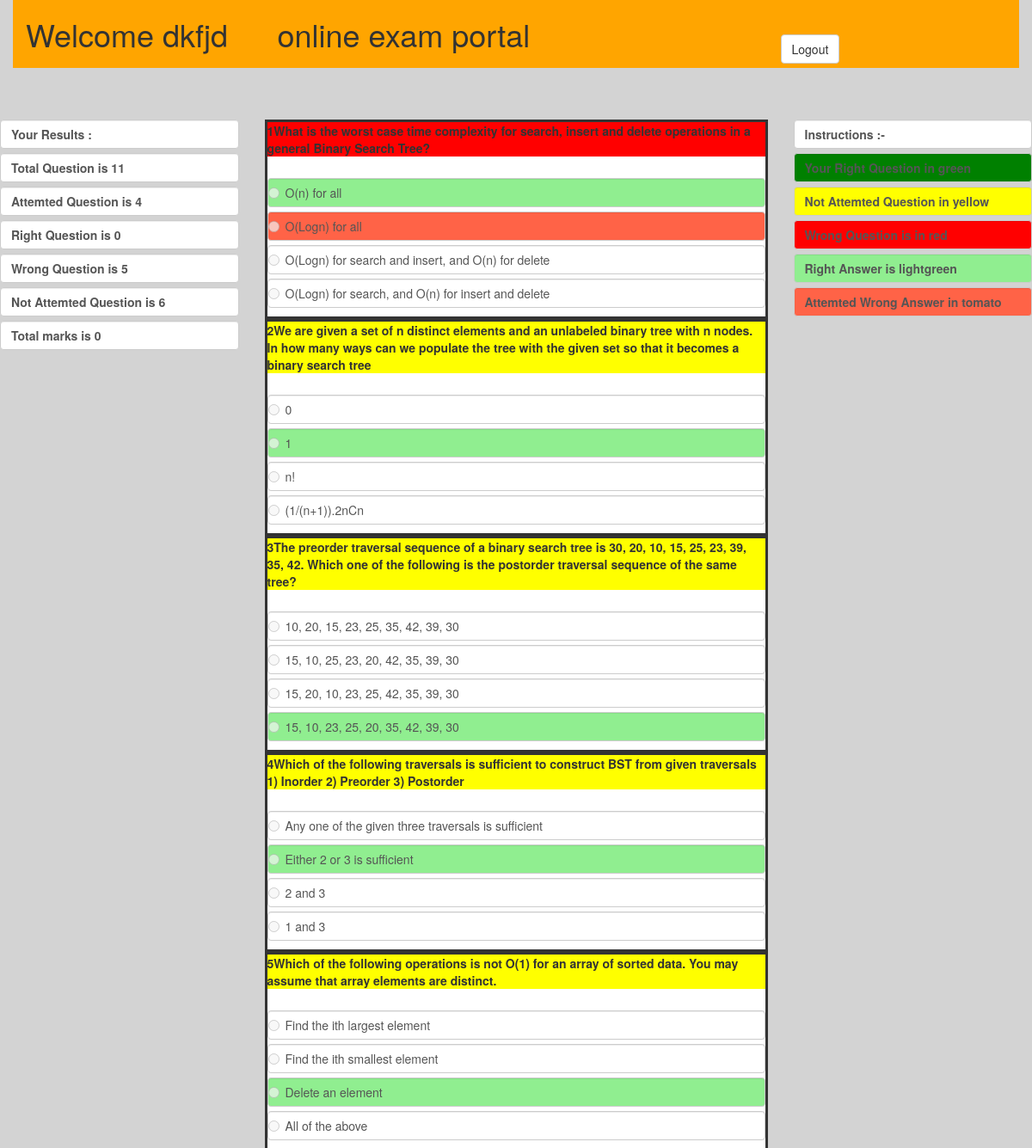
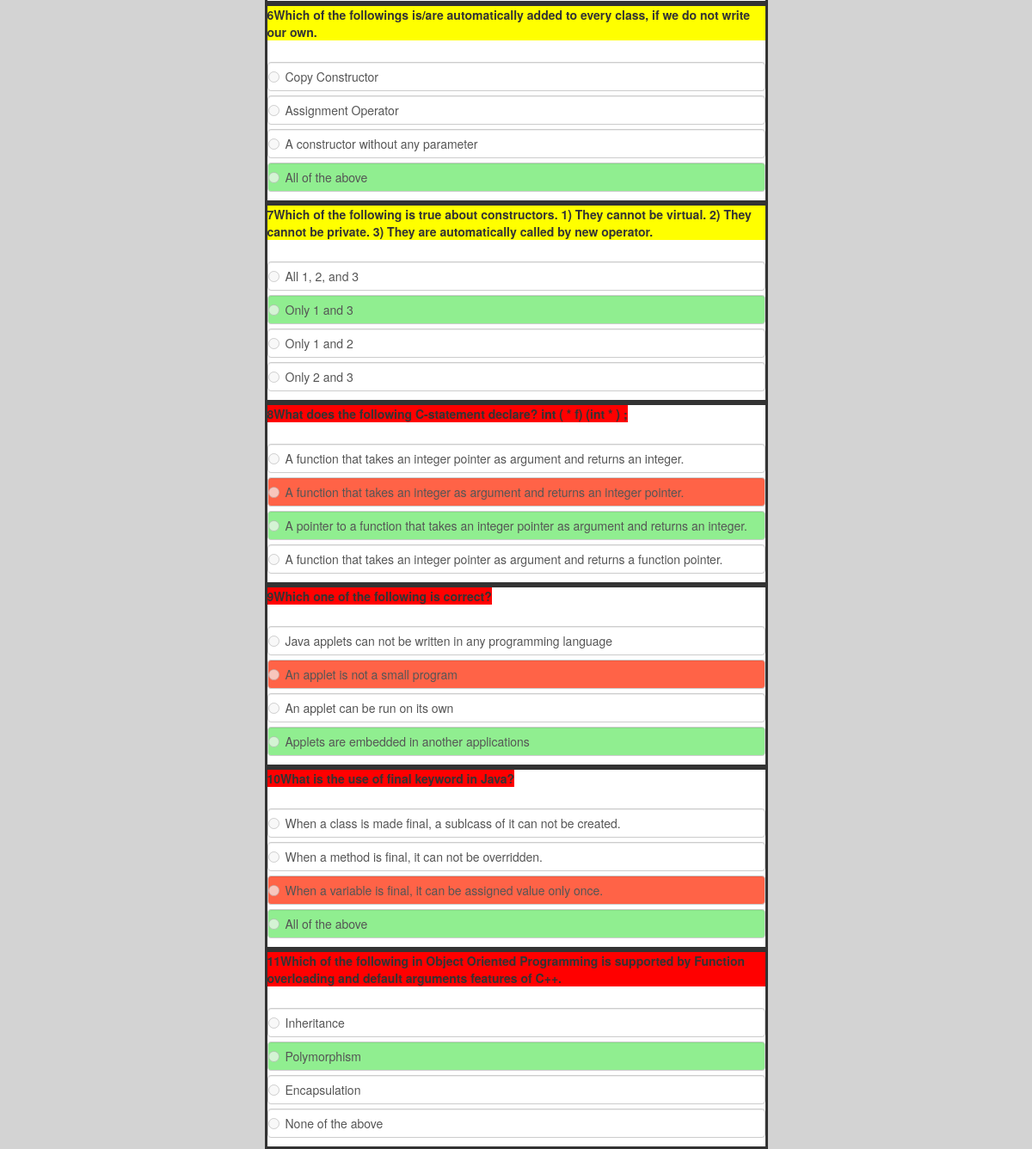
/result.php (signed in), run on the app's committed database (2 pictures, top to bottom).
### tables this page shows
CREATE TABLE `quiz` (
  `id` int(20) NOT NULL,
  `qus` varchar(200) DEFAULT NULL,
  `op1` varchar(100) DEFAULT NULL,
  `op2` varchar(100) DEFAULT NULL,
  `op3` varchar(100) DEFAULT NULL,
  `op4` varchar(100) DEFAULT NULL,
  `markoption` varchar(5) DEFAULT NULL,
  `rightoption` varchar(5) DEFAULT NULL
);

### result.php (the view, shortened to what this page needs)
<?php
	$con=mysqli_connect('localhost','root',"","onlineexam") or die("database error");
	 $em= $_SESSION["email"];
    $em1=substr_replace($em ,"",-10);
	 $attemtques=0;
	 $rightques=0;
     $wrongques=0;
     $notattempt=0;
   $q="select $em1 from result";
	$status=mysqli_query($con,$q) or die(header("Location:login.php"));
	$num=mysqli_num_rows($status);
	for($i=1;$i<=$num;$i++)
    {
    $row=mysqli_fetch_array($status);
    if($row[$em1]!=0)
	{
		$answer[$i]= $row[$em1];
	    $attemtques++;
	}
	 else
      $answer[$i]=0;
   }
  $qu="select *from quiz";
  $result=mysqli_query($con,$qu);
    $q="select $em1 from result";
	$status=mysqli_query($con,$q) or die("error");
  for($i=1;$i<=$num;$i++)
  {
    $row=mysqli_fetch_array($result);
	$row1=mysqli_fetch_array($status);
    if($row['rightoption']==$row1[$em1])
    {
      $rightques++;
	  $forcheack[$i]=2;
	}
	 else if($row1[$em1]=='0'){
		 $forcheack[$i]=0;
		 $notattempt++;
      }
      else{
		  $forcheack[$i]=1;
           $wrongques++;
    }
  }
 ?>
 <!DOCTYPE html>
 <html>
    <head>
        <link rel="stylesheet" href="https://maxcdn.bootstrapcdn.com/bootstrap/3.4.0/css/bootstrap.min.css">
 <link rel="stylesheet" href="bootstrap.min.css">
   <?php
	 $con=mysqli_connect('localhost','root',"","onlineexam") or die("database error");
   		$q ="select *from quiz ";
		 $result=mysqli_query($con,$q);
          $num=mysqli_num_rows($result);
    ?>
	</head>
   <body style="background:LightGray;">
       <div class="container" style="background-color:orange;  " >
   <div class="row" >
           <div class="col-sm-3">
					<div >
					<h1 >Welcome <?php  echo $_SESSION["names1"]; ?></h1>
					</div>
           </div>
		   <div class="col-sm-6">
					<div >
					<h1 >online exam portal</h1>
					</div>
           </div>
	       <div class="col-sm-3">
					<br>
					<br>
					<div >
					<label><button class="btn btn-default"	onclick="window.location.href='logout.php'" value="Logout" style="">Logout</button></label>
					</div>
           </div>
	</div>
</div>
	   <br>
	   <br>
	   <br>
	   <div class="row" >
	   <div class="col-sm-3">
             <div>
               <label class="form-control"> Your Results : </label>
             </div>
			 <div>
               <label class="form-control">Total  Question is <?php echo $num ?> </label>
             </div>
			<div>
               <label class="form-control">Attemted Question is <?php echo $attemtques ?> </label>
             </div>
                        <div>
               <label class="form-control">Right Question is <?php echo $rightques ?> </label>
             </div>
            <div>
               <label class="form-control">Wrong Question is <?php echo $wrongques ?> </label>
             </div>
			 <div>
               <label class="form-control">Not Attemted Question is <?php echo $notattempt ?> </label>
             </div>
			<div>
               <label class="form-control">Total marks is <?php echo 4* $rightques ?> </label>
             </div>
		</div>
			 <div class="col-sm-6">
	   <?php
			    for($i=1;$i<=$num;$i++)
				{
					$row=mysqli_fetch_array($result);
			    ?>
			  <div id="ques<?php echo $i;?>" >
			  <div style="background:white;border-style:solid;">
			  <div>
		<?php if($forcheack[$i]==0)	{ ?> <label id="q" for="questions"   ><div   > <p  style="background-color:yellow;" id="ques<?php echo $i; ?>"><?php echo $i; echo $row['qus'];?></p></div></label>
		<?php } ?>
	    <?php if($forcheack[$i]==1)	{ ?><label id="q" for="questions"   > <p  style="background-color:red;" id="ques<?php echo $i; ?>"><?php echo $i; echo $row['qus'];?></p></label>
		<?php } ?>
			  </div>
		 	   <div class="radio">
		    	 <label  class="form-control" id="op1<?php echo $i; ?>"><input style="background-color:blue;color:blue "  disabled  type="radio" value="1" name="optradio<?php echo $i; ?>" ></input><?php  echo $row['op1'];?></label>
			    </div>
			  <div class="radio">
			   <label  class="form-control"   id="op2<?php echo $i;?>" ><input  disabled   type="radio" value="2" name="optradio<?php echo $i; ?>" ></input><?php  echo $row['op2'];?></label>
			  </div>
			<div class="radio">
			  <label  class="form-control" id="op3<?php echo $i;?>" ><input type="radio" disabled   value="3" name="optradio<?php echo $i; ?>"  ></input><?php  echo $row['op3'];?></label>
			 </div>
			 <div class="radio ">
			  <label  class="form-control" id="op4<?php echo $i; ?>" ><input type="radio" disabled  value="4" name="optradio<?php echo $i; ?>" ></input><?php  echo $row['op4'];?></label>
			 </div>
                 </div>
			</div>
			<?php
				}
				?>
       </div>
	   	   <div class="col-sm-3">
              <div>
               <label class="form-control" >Instructions :-</label>
             </div>
			 <div>
               <label class="form-control" style="background-color:green">Your Right Question in green</label>
             </div>
			 <div>
               <label class="form-control" style="background-color:yellow">Not Attemted Question in yellow </label>
             </div>
			<div>
               <label class="form-control" style="background-color:red">Wrong Question is in red</label>
             </div>
                        <div>
               <label class="form-control" style="background-color:LightGreen">Right Answer is lightgreen </label>
             </div>
            <div>
               <label class="form-control" style="background-color:Tomato">Attemted Wrong Answer in tomato </label>
             </div>
	   </div>
 </body>
 </html>

### result.php (style rules this page uses)
.green { background-color: LightGreen ; }
.red { background-color:Tomato; }

### data on the page
quiz: qus "What is the worst case time complexity for search, insert and delete operations in a general Binary Search Tree?", op1 "O(n) for all", op2 "O(Logn) for all", op3 "O(Logn) for search and insert, and O(n) for delete", op4 "O(Logn) for search, and O(n) for insert and delete"
quiz: qus "We are given a set of n distinct elements and an unlabeled binary tree with n nodes. In how many ways can we populate the tree with the given set so that it becomes a binary search tree", op1 "0", op2 "1", op3 "n!", op4 "(1/(n+1)).2nCn"
quiz: qus "The preorder traversal sequence of a binary search tree is 30, 20, 10, 15, 25, 23, 39, 35, 42. Which one of the following is the postorder traversal sequence of the same tree?", op1 "10, 20, 15, 23, 25, 35, 42, 39, 30", op2 "15, 10, 25, 23, 20, 42, 35, 39, 30", op3 "15, 20, 10, 23, 25, 42, 35, 39, 30", op4 "15, 10, 23, 25, 20, 35, 42, 39, 30"
quiz: qus "Which of the following traversals is sufficient to construct BST from given traversals 1) Inorder 2) Preorder 3) Postorder", op1 "Any one of the given three traversals is sufficient", op2 "Either 2 or 3 is sufficient", op3 "2 and 3", op4 "1 and 3"
quiz: qus "Which of the following operations is not O(1) for an array of sorted data. You may assume that array elements are distinct.", op1 "Find the ith largest element", op2 "Find the ith smallest element", op3 "Delete an element", op4 "All of the above"
quiz: qus "Which of the followings is/are automatically added to every class, if we do not write our own.", op1 "Copy Constructor", op2 "Assignment Operator", op3 "A constructor without any parameter", op4 "All of the above"
quiz: qus "Which of the following is true about constructors. 1) They cannot be virtual. 2) They cannot be private. 3) They are automatically called by new operator.", op1 "All 1, 2, and 3", op2 "Only 1 and 3", op3 "Only 1 and 2", op4 "Only 2 and 3"
quiz: qus "What does the following C-statement declare? int ( * f) (int * ) ;", op1 "A function that takes an integer pointer as argument and returns an integer.", op2 "A function that takes an integer as argument and returns an integer pointer.", op3 "A pointer to a function that takes an integer pointer as argument and returns an integer.", op4 "A function that takes an integer pointer as argument and returns a function pointer."
quiz: qus "Which one of the following is correct?", op1 "Java applets can not be written in any programming language", op2 "An applet is not a small program", op3 "An applet can be run on its own", op4 "Applets are embedded in another applications"
quiz: qus "What is the use of final keyword in Java?", op1 "When a class is made final, a sublcass of it can not be created.", op2 "When a method is final, it can not be overridden.", op3 "When a variable is final, it can be assigned value only once.", op4 "All of the above"
quiz: qus "Which of the following in Object Oriented Programming is supported by Function overloading and default arguments features of C++.", op1 "Inheritance", op2 "Polymorphism", op3 "Encapsulation", op4 "None of the above"

### other printed values
$_SESSION["names1"] "dkfjd"
$num "11"
$attemtques "4"
$rightques "0"
$wrongques "5"
$notattempt "6"
4* $rightques "0"
